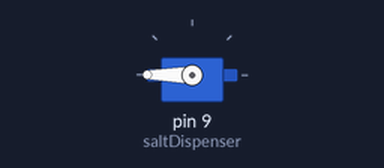
Recording of a sketch running on a simulated Arduino Uno, built with avr-gcc and run on an emulated ATmega328P. Parts: servo.

Above: at 0.05 s.
At 15.45 s:
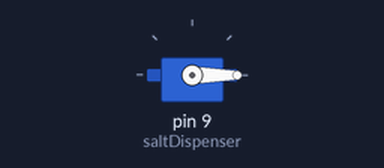
Timing chart, 0 to 20.2 s (numbered marks = the images above):
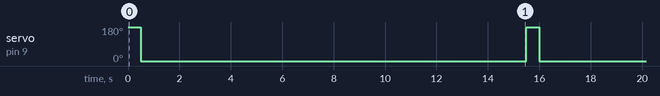

Measured:
- by itself, servo on pin 9 (saltDispenser): alternates 180° for 0.50 s and 0° for 15.0 s

The sketch:

stepSalt.ino
```cpp
/**
 * Exemple de code pour un servomoteur, il fait faire des va-et-vient à la tête du servomoteur.
 */

 /* Inclut la lib Servo pour manipuler le servomoteur */
#include <Servo.h>

/* Créer un objet Servo pour contrôler le servomoteur */
Servo saltDispenser;

void setup() {

  // Attache le servomoteur à la broche D9
  saltDispenser.attach(9);
}

void loop() {
  dispenseSalt();
}

void dispenseSalt(){
     saltDispenser.write(180);
    delay(500);
    saltDispenser.write(0);
    delay(15000);
}
```
